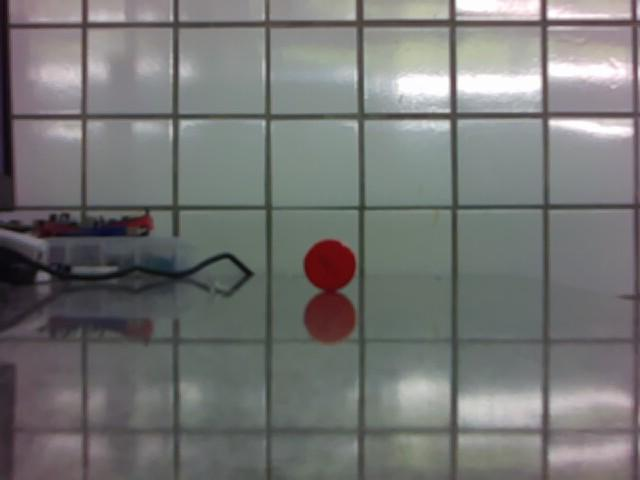
#> input picture scripts_tests/scripts_object_detection/assets/Tampa100cm.jpg, 640 x 480 px
$ python -i circleDetect.py   (imports and definitions only)
#> lines starting #> are read from the running program, lines starting #| are printed output that depends on the picture; after the words box and inside, x2 and y2 are one past the last pixel; in counts of white or black regions, pixels touching at a corner belong together
import cv2 as openCv
import numpy
import math
from collections import deque
from picamera2 import Picamera2
import time

def gamma_correction(frame, gamma=1.9):
    """
        Manipula o brilho da imagem
        gamma > 1: escurece os pixeis
        gamma < 1: clareia os pixeis
    """

    # tabela de correção (0–255), faz uma nova quantização das cores
    table = numpy.array([
        ((i / 255.0) ** gamma) * 255
        for i in range(256)
    ]).astype("uint8")

    # Aplica a nova quantização aos pixels do frame
    corrected = openCv.LUT(frame, table)

    return corrected

def colorSegmentation(frame, low_color1=(0, 120, 70), upper_color1=(10, 255, 255), low_color2=(170, 120, 70), upper_color2=(180, 255, 255)):
    """
        Aplica mascaras com a cor passada pelos parametros(por padrão vemelhor), para realizar segmentação por cor.
    """

    # Converte a escala de por par HSV
    color_hsv = openCv.cvtColor(frame, openCv.COLOR_BGR2HSV)

    # Cria mascara com os cores passadas por parâmetro
    mask1 = openCv.inRange(color_hsv, numpy.array(low_color1), numpy.array(upper_color1))
    mask2 = openCv.inRange(color_hsv, numpy.array(low_color2), numpy.array(upper_color2))

    # Mecla as duas mascaras
    red_mask = openCv.bitwise_or(mask1, mask2)

    # limpa o ruido das mascaras
    red_mask = openCv.morphologyEx(red_mask, openCv.MORPH_OPEN, numpy.ones((5, 5), numpy.uint8))

    # Preenche buracos internos na mascara
    kernel_close = numpy.ones((15, 15), numpy.uint8)
    mask_close = openCv.morphologyEx(red_mask, openCv.MORPH_CLOSE, kernel_close)

    # preparando preenchimento de regioes por meio do floodfil
    fil = mask_close.copy()
    h, w = fil.shape[:2]

    # Mascara de preenchimento
    flood_mask = numpy.zeros((h + 2, w + 2), numpy.uint8)
    openCv.floodFill(fil, flood_mask, (0, 0), 255)
    fil_inv = openCv.bitwise_not(fil)

    # aplica floodfil na mascara
    mask_fil = mask_close | fil_inv # type: ignore

    # Borra imagem
    mask_fil = openCv.GaussianBlur(mask_fil, (9, 9), 2)

    return mask_fil

def colorDualSegmentation(frame):
    """
        Realiza segmentação dupla para evitar "buracos" por causa da iluminação.
        Segmenta a imagem normal e depois uma imagem escurecida, no final mescla as duas.
    """

    frame = openCv.resize(frame, (640, 640))

    # Aplica filtro para escurecer a imagem
    dark = gamma_correction(frame, 2.3)

    mask_red_dark = colorSegmentation(dark) # Aplica segmentação por cor na mascara escurecida
    mask_red_normal = colorSegmentation(frame) # Aplica segmentação por cor na mascara normal

    # Mescla as duas mascaras
    mask_final = openCv.bitwise_or(mask_red_dark, mask_red_normal)

    # aplicar a máscara na imagem original
    segmented = openCv.bitwise_and(dark, dark, mask=mask_final)

    # Aplica canny na mascara final para pegar as bordas
    edges = openCv.Canny(mask_final, 50, 150)

    return mask_final, segmented, edges

# [170 lines left out: functions houghDetect, circleCannyDetect, circleVoting, inInterval, smoothDetect, not called in this run]

# [1 line not run here, left out]

>>> import cv2
>>> picture = cv2.imread('../assets/Tampa100cm.jpg')
#> picture is the input picture: shape (480, 640, 3); mean B, G, R 116, 117.3, 116.7
>>> result = colorDualSegmentation(picture)
#> in colorDualSegmentation, `frame = openCv.resize(frame, (640, 640))`:
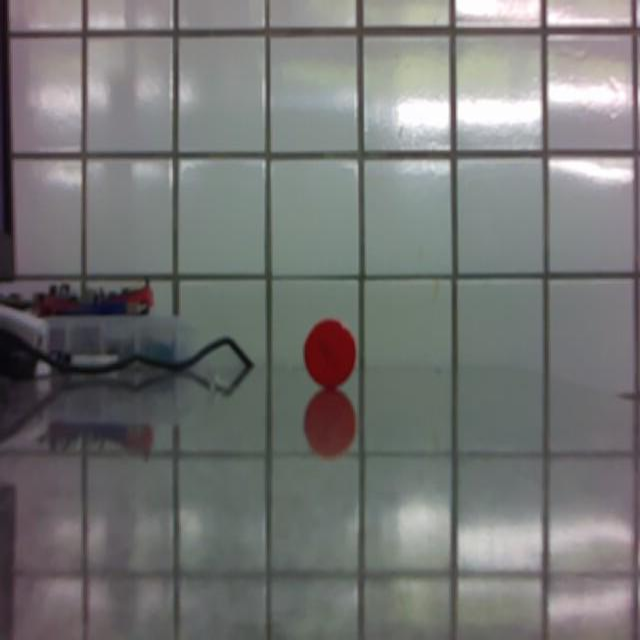
#> frame: shape (640, 640, 3); mean of channels 0, 1, 2 116, 117.3, 116.7; drawn as B, G, R
#> in gamma_correction, `corrected = openCv.LUT(frame, table)`:
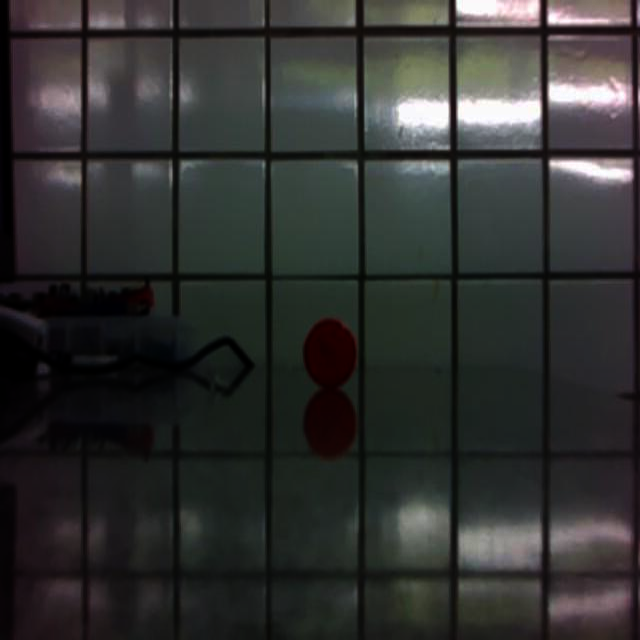
#> corrected: shape (640, 640, 3); mean of channels 0, 1, 2 48.7, 50, 49.1; drawn as B, G, R
#> in colorSegmentation, `color_hsv = openCv.cvtColor(frame, openCv.COLOR_BGR2HSV)`: color_hsv: shape (640, 640, 3); mean H, S, V 88.6, 47.8, 53.3
#> in colorSegmentation, `mask1 = openCv.inRange(color_hsv, numpy.array(low_color1), numpy.array..`: mask1: shape (640, 640); every value is 0
#> in colorSegmentation, `openCv.floodFill(fil, flood_mask, (0, 0), 255)`: fil: shape (640, 640); every value is 255
#> call 2 of colorSegmentation, with low_color1 = (0, 120, 70), upper_color1 = (10, 255, 255), low_color2 = (170, 120, 70), upper_color2 = (180, 255, 255)
#> in colorSegmentation (call 2), `color_hsv = openCv.cvtColor(frame, openCv.COLOR_BGR2HSV)`: color_hsv: shape (640, 640, 3); mean H, S, V 92.3, 23.3, 121.7
#> in colorSegmentation (call 2), `mask1 = openCv.inRange(color_hsv, numpy.array(low_color1), numpy.array..`:
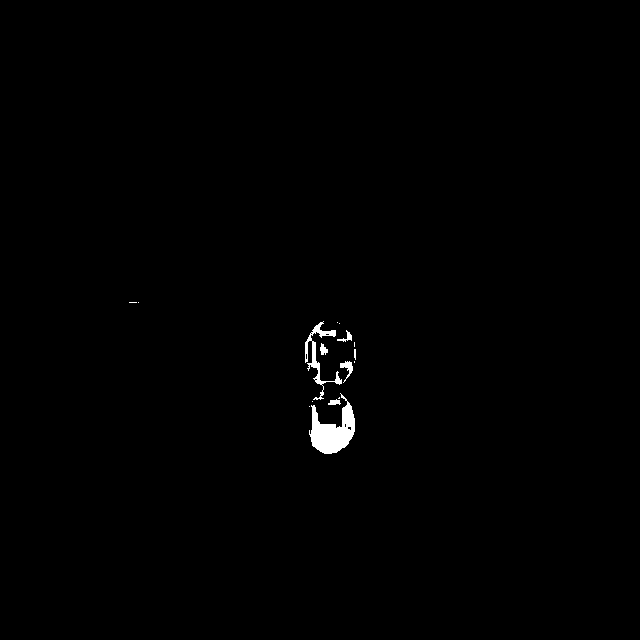
#> mask1: shape (640, 640); 0.56% white; 16 white regions (9 under 20 px), largest, box (x1, y1, x2, y2) and area: (309, 393, 355, 454) 1399, (305, 321, 342, 400) 574, (340, 361, 353, 383) 110
#> in colorSegmentation (call 2), `mask2 = openCv.inRange(color_hsv, numpy.array(low_color2), numpy.array..`:
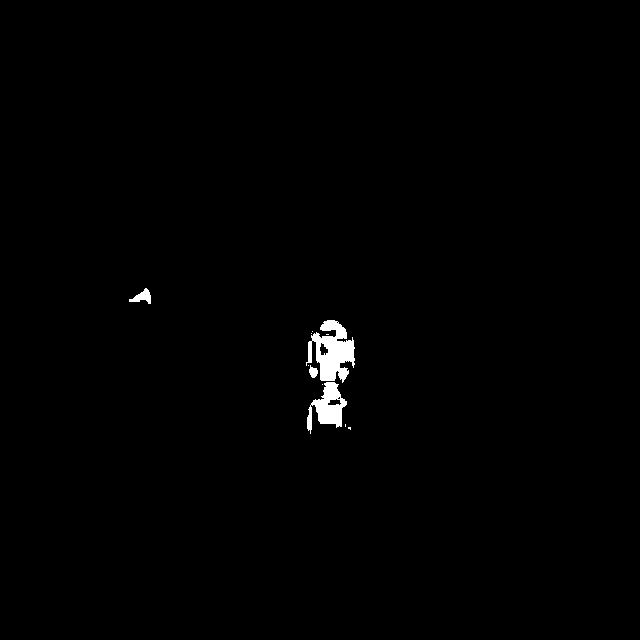
#> mask2: shape (640, 640); 0.73% white; 11 white regions (7 under 20 px), largest, box (x1, y1, x2, y2) and area: (306, 320, 355, 383) 1733, (307, 382, 347, 434) 1000, (129, 288, 151, 304) 173, (309, 365, 318, 378) 76
#> in colorSegmentation (call 2), `red_mask = openCv.bitwise_or(mask1, mask2)`:
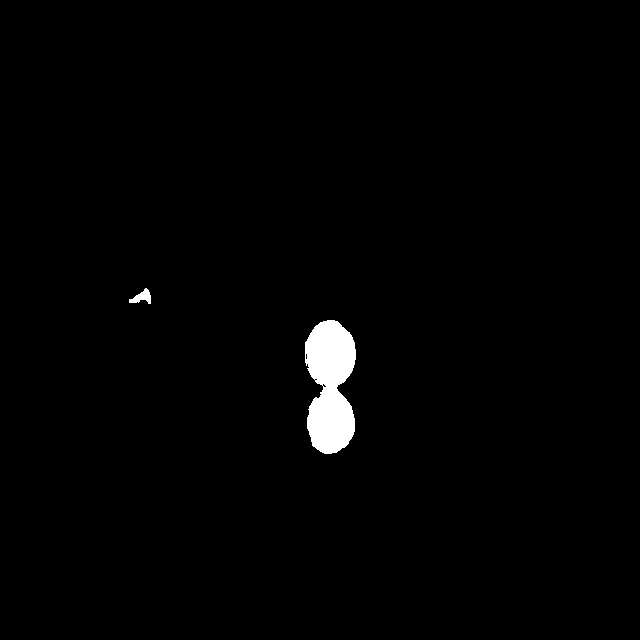
#> red_mask: shape (640, 640); 1.3% white; 2 white regions, box (x1, y1, x2, y2) and area: (305, 320, 356, 454) 5118, (129, 288, 151, 304) 182
#> in colorSegmentation (call 2), `red_mask = openCv.morphologyEx(red_mask, openCv.MORPH_OPEN, numpy.ones..`: red_mask: shape (640, 640); 1.3% white; 2 white regions, box (x1, y1, x2, y2) and area: (305, 320, 356, 454) 5087, (134, 290, 151, 302) 141
#> in colorSegmentation (call 2), `mask_close = openCv.morphologyEx(red_mask, openCv.MORPH_CLOSE, kernel_..`: mask_close: shape (640, 640); 1.3% white; 2 white regions, box (x1, y1, x2, y2) and area: (305, 320, 356, 454) 5223, (134, 290, 151, 302) 147
#> in colorDualSegmentation, `edges = openCv.Canny(mask_final, 50, 150)`:
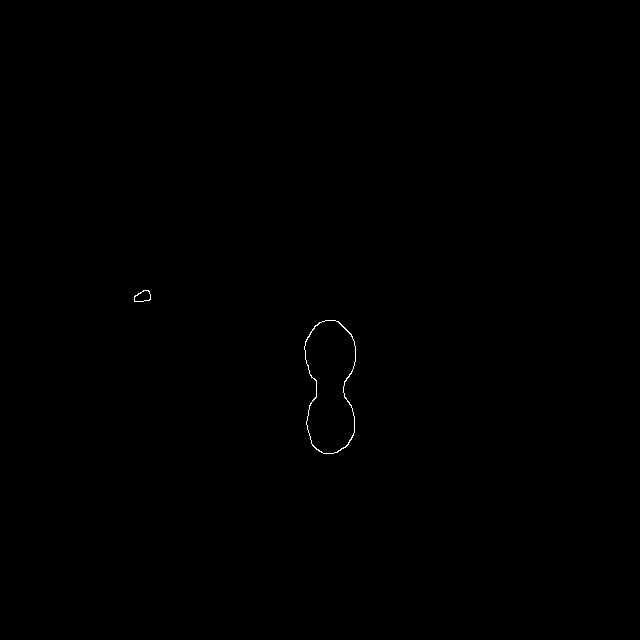
#> edges: shape (640, 640); 0.1% white in thin lines or dots, all inside (x1, y1, x2, y2) = (134, 290, 356, 454)

$ run again, on scripts_tests/scripts_object_detection/assets/Tampa30cm.jpg
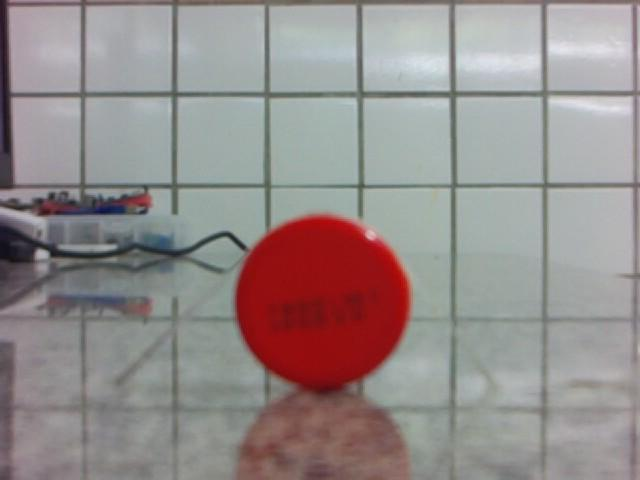
#> input picture scripts_tests/scripts_object_detection/assets/Tampa30cm.jpg, 640 x 480 px
#> picture is the input picture: shape (480, 640, 3); mean B, G, R 140.3, 141.1, 149.3
#> color_hsv: shape (640, 640, 3); mean H, S, V 78.2, 55.5, 84.6
#> in colorSegmentation, `mask1 = openCv.inRange(color_hsv, numpy.array(low_color1), numpy.array..`:
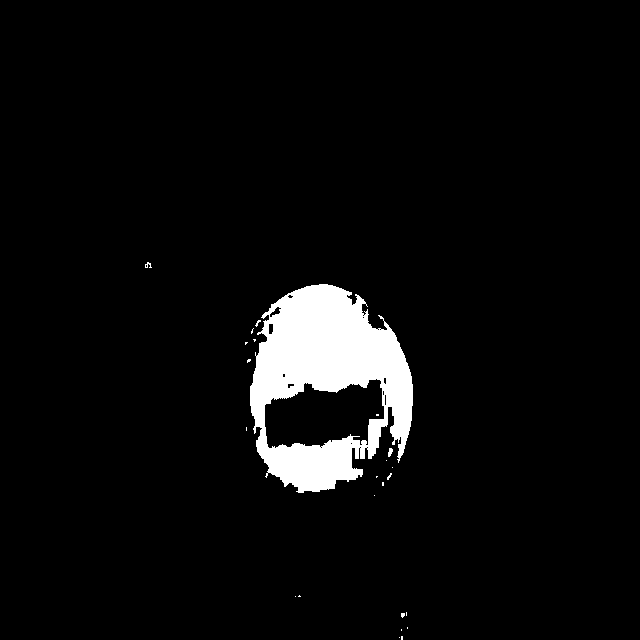
#> mask1: shape (640, 640); 4.7% white; 24 white regions (21 under 20 px), largest, box (x1, y1, x2, y2) and area: (250, 284, 413, 493) 19091, (388, 448, 393, 457) 31, (145, 262, 152, 268) 23
#> mask2: shape (640, 640); 0.08% white; 12 white regions (8 under 20 px), largest, box (x1, y1, x2, y2) and area: (368, 314, 387, 330) 189, (347, 293, 357, 305) 56, (362, 304, 368, 316) 44, (139, 264, 151, 273) 37
#> mask_close: shape (640, 640); 4.9% white; 2 white regions, box (x1, y1, x2, y2) and area: (250, 284, 413, 493) 19886, (145, 263, 151, 270) 40
#> fil: shape (640, 640); 98.6% white; 1 black region, box (x1, y1, x2, y2) and area: (265, 385, 386, 445) 5719
#> color_hsv: shape (640, 640, 3); mean H, S, V 83.2, 34.4, 154.8
#> mask1: shape (640, 640); 5% white; 42 white regions (36 under 20 px), largest, box (x1, y1, x2, y2) and area: (241, 287, 398, 516) 17989, (382, 328, 411, 456) 1376, (256, 298, 289, 343) 502, (298, 515, 321, 529) 207, (237, 362, 244, 385) 88, (237, 414, 242, 426) 38
#> mask2: shape (640, 640); 2.8% white; 49 white regions (28 under 20 px), largest, box (x1, y1, x2, y2) and area: (272, 305, 402, 527) 5845, (236, 348, 295, 471) 1784, (249, 289, 320, 363) 1214
#> mask_close: shape (640, 640); 7.8% white; 3 white regions, box (x1, y1, x2, y2) and area: (236, 287, 411, 527) 31615, (125, 263, 148, 274) 200, (43, 272, 58, 281) 120
#> fil: shape (640, 640); every value is 255
#> fil_inv: shape (640, 640); every value is 0
#> in colorDualSegmentation, `edges = openCv.Canny(mask_final, 50, 150)`:
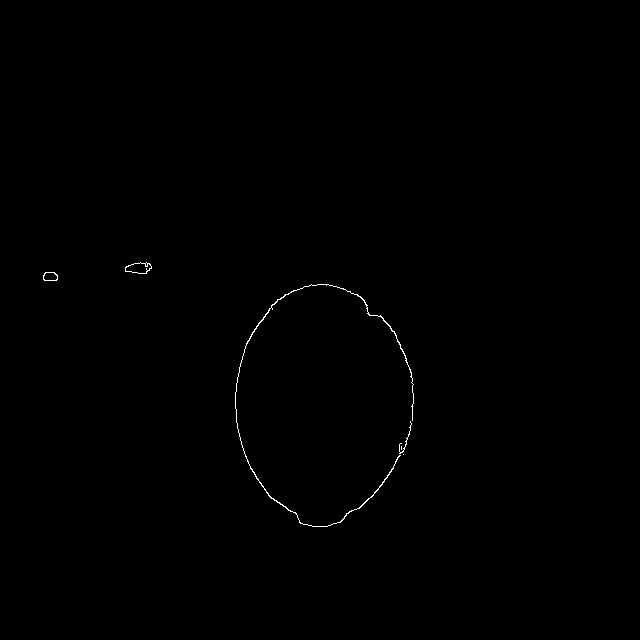
#> edges: shape (640, 640); 0.22% white in thin lines or dots, all inside (x1, y1, x2, y2) = (43, 262, 414, 527)
